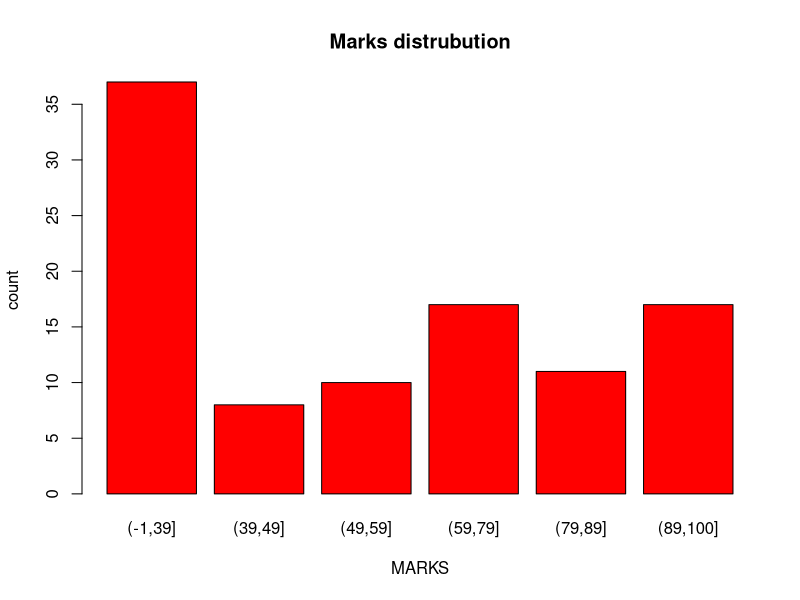

Generate this figure with R:
marks=sample(0:100,100,replace = TRUE)
os_marks=cut(marks,breaks=c(-1,39,49,59,79,89,100))
labels=c("0-39","40-59","60-69","70-79","80-89","90-100")
mark=table(os_marks)
print(mark)
n=table(marks)
print(n)
barplot(mark,main="Marks distrubution",xlab="MARKS",ylab="count",col="red")